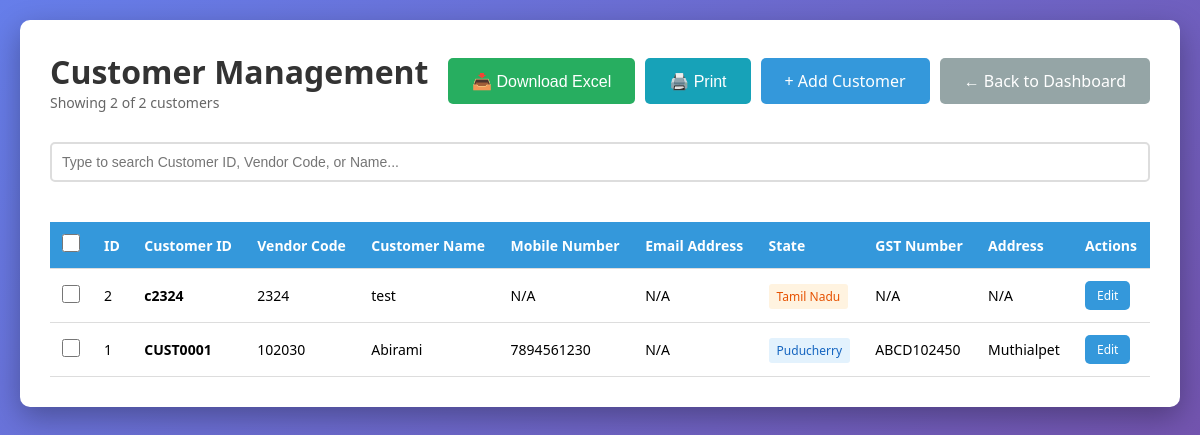
Before: /customers/ with the older database file.
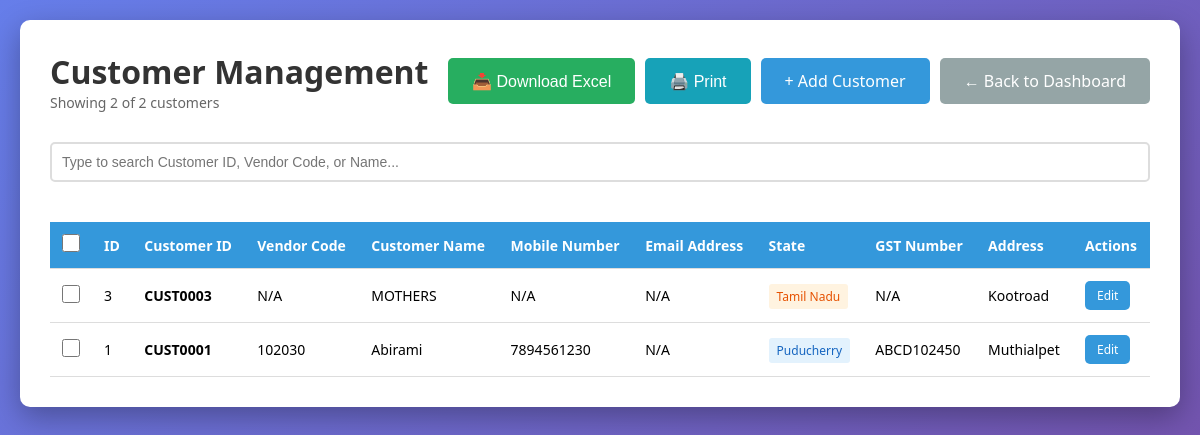
After: the same page with the newer database file.
### tables this page shows
CREATE TABLE customers (
                    id INTEGER PRIMARY KEY AUTOINCREMENT,
                    customer_id TEXT UNIQUE NOT NULL,
                    vendor_code TEXT UNIQUE,
                    name TEXT NOT NULL,
                    email TEXT,
                    mobile TEXT,
                    address TEXT,
                    state TEXT,
                    gst_number TEXT,
                    created_at TIMESTAMP DEFAULT CURRENT_TIMESTAMP
                );

### routes/customers.py (the view)
@customers_bp.route('/')
def index():
    search_query = request.args.get('search', '').strip()
    conn = get_db_connection()
    if search_query:
        customers = conn.execute('''
            SELECT * FROM customers
            WHERE customer_id LIKE ? OR vendor_code LIKE ? OR name LIKE ?
            ORDER BY created_at DESC
        ''', (f'%{search_query}%', f'%{search_query}%', f'%{search_query}%')).fetchall()
    else:
        customers = conn.execute('SELECT * FROM customers ORDER BY created_at DESC').fetchall()
    conn.close()
    return render_template('customers/index.html', customers=customers, search_query=search_query)

### database.py (called while the page is built)
def get_db_connection():
    conn = sqlite3.connect(DATABASE)
    conn.row_factory = sqlite3.Row
    return conn

### templates/customers/index.html (shortened to what the changed rows need)
<!DOCTYPE html>
<html lang="en">
<head>
</head>
<body>
    <div class="container">
        <div class="header">
            <div>
                <h1>Customer Management</h1>
            </div>
        </div>
        {% if customers %}
            <div class="table-wrapper">
                <form id="deleteForm" method="POST" action="{{ url_for('customers.delete_multiple') }}">
                    <table>
                        <thead>
                            <tr>
                                <th class="checkbox-cell no-print">
                                    <input type="checkbox" id="selectAll" onchange="toggleSelectAll(this)">
                                </th>
                                <th>ID</th>
                                <th>Customer ID</th>
                                <th>Vendor Code</th>
                                <th>Customer Name</th>
                                <th>Mobile Number</th>
                                <th>Email Address</th>
                                <th>State</th>
                                <th>GST Number</th>
                                <th>Address</th>
                                <th class="no-print">Actions</th>
                            </tr>
                        </thead>
                        <tbody>
                            {% for customer in customers %}
                            <tr>
                                <td class="checkbox-cell no-print">
                                    <input type="checkbox" name="customer_ids[]" value="{{ customer['id'] }}" class="customer-checkbox" onchange="updateSelection()">
                                </td>
                                <td>{{ customer['id'] }}</td>
                                <td><strong>{{ customer['customer_id'] }}</strong></td>
                                <td>{{ customer['vendor_code'] or 'N/A' }}</td>
                                <td>{{ customer['name'] }}</td>
                                <td>{{ customer['mobile'] or 'N/A' }}</td>
                                <td>{{ customer['email'] or 'N/A' }}</td>
                                <td>
                                    {% if customer['state'] %}
                                        <span class="state-badge state-{{ customer['state']|lower|replace(' ', '') }}">
                                            {{ customer['state'] }}
                                        </span>
                                    {% else %}
                                        N/A
                                    {% endif %}
                                </td>
                                <td>{{ customer['gst_number'] or 'N/A' }}</td>
                                <td>{{ customer['address'] or 'N/A' }}</td>
                                <td class="no-print">
                                    <a href="{{ url_for('customers.update', customer_id=customer['id']) }}"
                                       class="btn btn-primary" style="padding: 6px 12px; font-size: 12px;">Edit</a>
                                </td>
                            </tr>
                            {% endfor %}
                        </tbody>
                    </table>
                </form>
            </div>
        {% else %}
            <div class="no-data">
                <p>No customers found. Click "Add Customer" to get started!</p>
            </div>
        {% endif %}
    </div>
</body>
</html>

Changed rows visible on the page:
removed customers: id "2", customer_id "c2324", vendor_code "2324", name "test", mobile "N/A", email "N/A", state "Tamil Nadu", gst_number "N/A", address "N/A"
added customers: id "3", customer_id "CUST0003", customer "N/A", name "MOTHERS", mobile "N/A", email "N/A", state "Tamil Nadu", gst_number "N/A", address "Kootroad"
